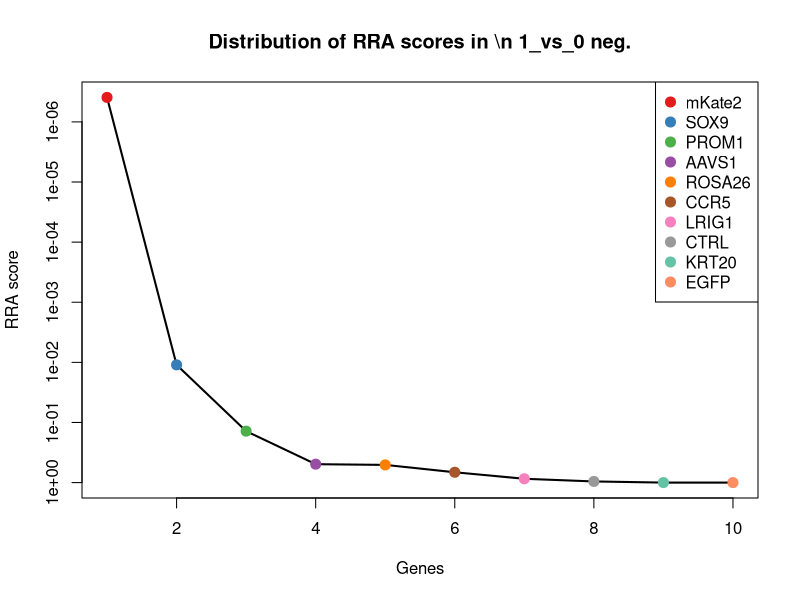
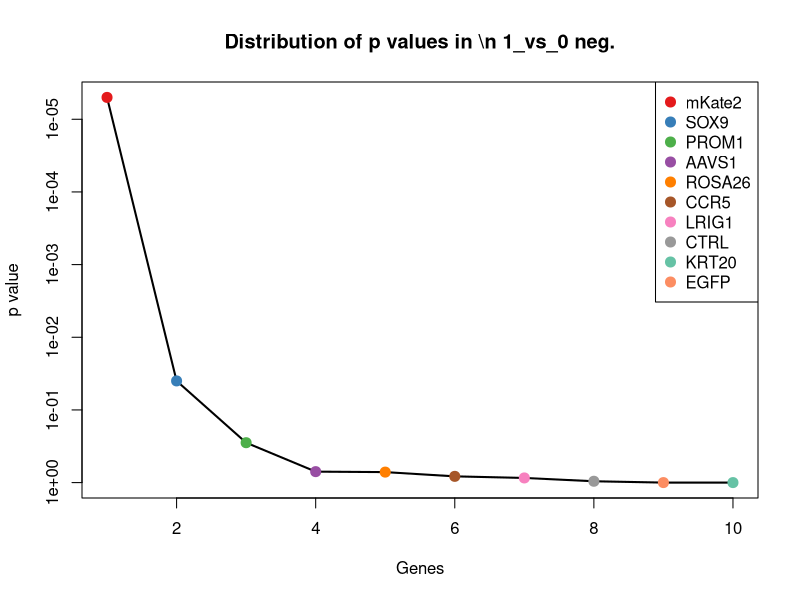
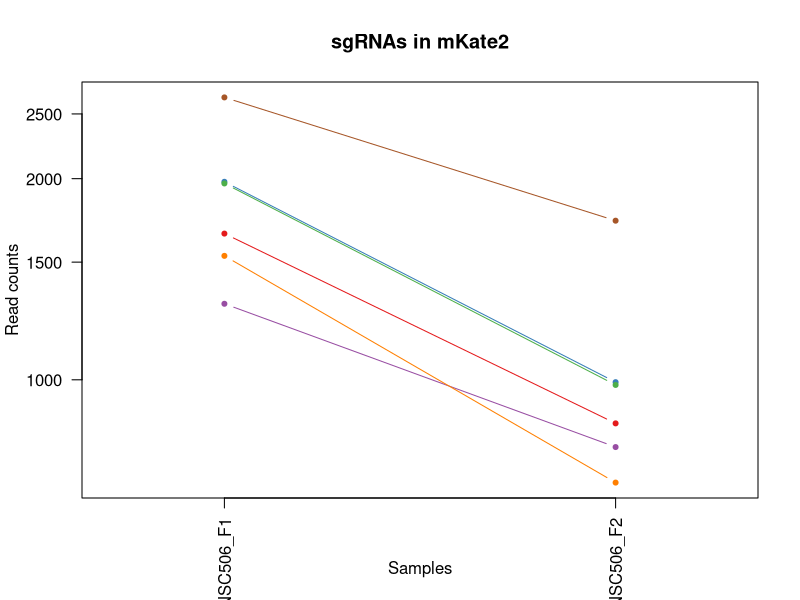
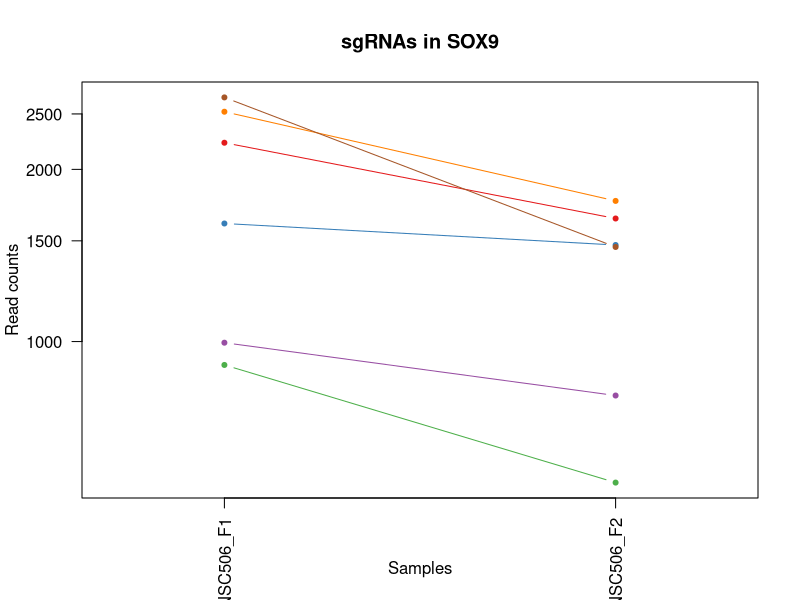
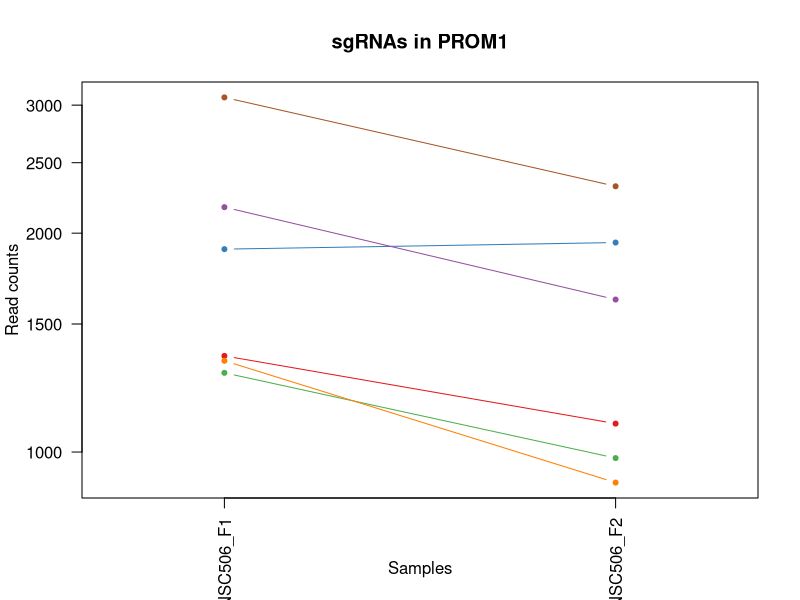
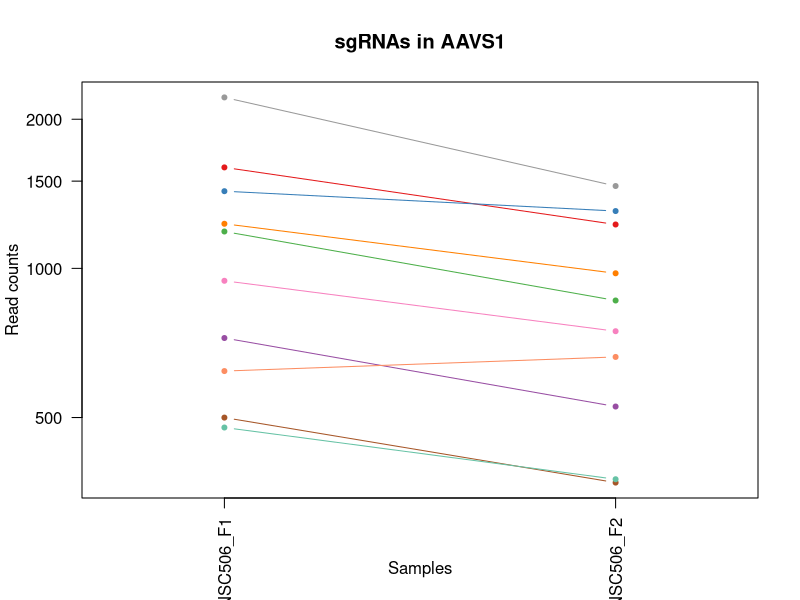
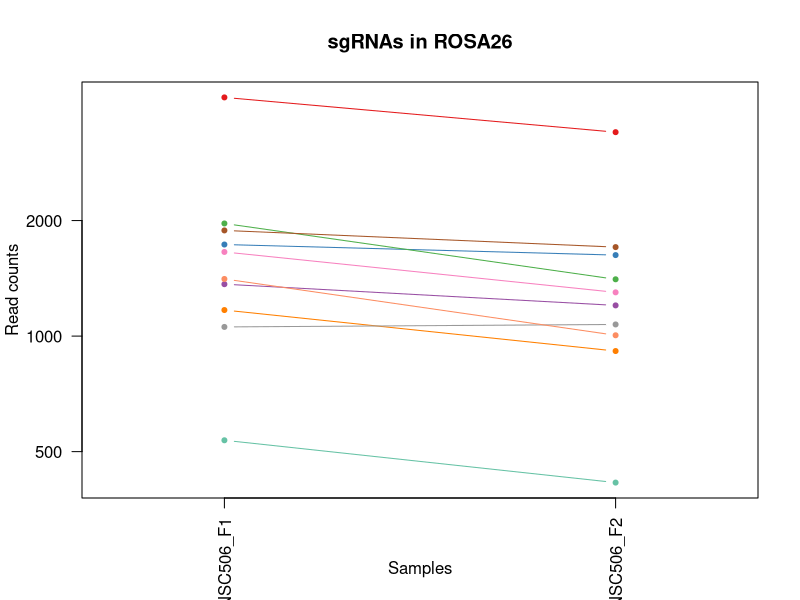
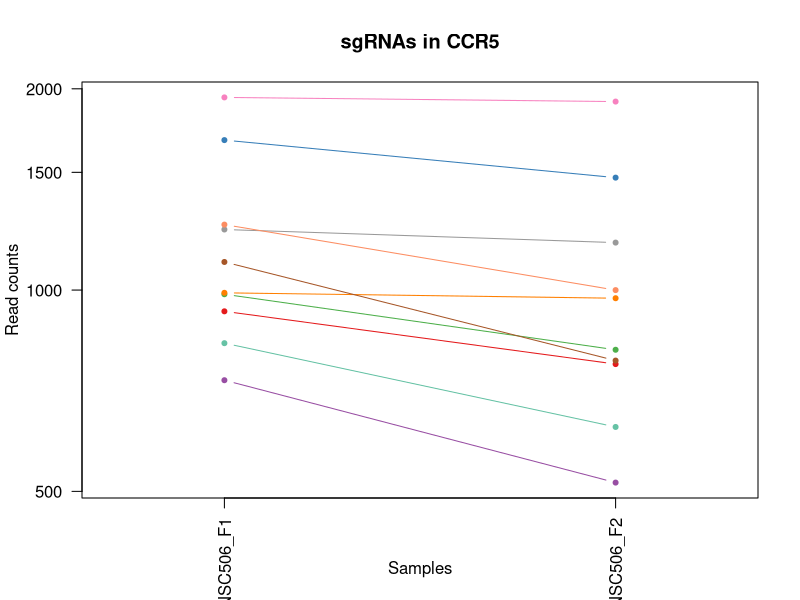

Reproduce these figures in R, in order. (Note: this script raises an error after producing the figures.)
pdf(file='S6A_c0_t1.pdf',width=4.5,height=4.5);
gstable=read.table('S6A_c0_t1.gene_summary.txt',header=T)
# 
#
# parameters
# Do not modify the variables beginning with "__"

# gstablename='__GENE_SUMMARY_FILE__'
startindex=3
# outputfile='__OUTPUT_FILE__'
targetgenelist=c("mKate2","SOX9","PROM1","AAVS1","ROSA26","CCR5","LRIG1","CTRL","KRT20","EGFP")
# samplelabel=sub('.\\w+.\\w+$','',colnames(gstable)[startindex]);
samplelabel='1_vs_0 neg.'


# You need to write some codes in front of this code:
# gstable=read.table(gstablename,header=T)
# pdf(file=outputfile,width=6,height=6)


# set up color using RColorBrewer
#library(RColorBrewer)
#colors <- brewer.pal(length(targetgenelist), "Set1")

colors=c( "#E41A1C", "#377EB8", "#4DAF4A", "#984EA3", "#FF7F00",  "#A65628", "#F781BF",
          "#999999", "#66C2A5", "#FC8D62", "#8DA0CB", "#E78AC3", "#A6D854", "#FFD92F", "#E5C494", "#B3B3B3", 
          "#8DD3C7", "#FFFFB3", "#BEBADA", "#FB8072", "#80B1D3", "#FDB462", "#B3DE69", "#FCCDE5",
          "#D9D9D9", "#BC80BD", "#CCEBC5", "#FFED6F")

######
# function definition

plotrankedvalues<-function(val, tglist, ...){
  
  plot(val,log='y',ylim=c(max(val),min(val)),type='l',lwd=2, ...)
  if(length(tglist)>0){
    for(i in 1:length(tglist)){
      targetgene=tglist[i];
      tx=which(names(val)==targetgene);ty=val[targetgene];
      points(tx,ty,col=colors[(i %% length(colors)) ],cex=2,pch=20)
      # text(tx+50,ty,targetgene,col=colors[i])
    }
    legend('topright',tglist,pch=20,pt.cex = 2,cex=1,col=colors)
  }
}



plotrandvalues<-function(val,targetgenelist, ...){
  # choose the one with the best distance distribution
  
  mindiffvalue=0;
  randval=val;
  for(i in 1:20){
    randval0=sample(val)
    vindex=sort(which(names(randval0) %in% targetgenelist))
    if(max(vindex)>0.9*length(val)){
      # print('pass...')
      next;
    }
    mindiffind=min(diff(vindex));
    if (mindiffind > mindiffvalue){
      mindiffvalue=mindiffind;
      randval=randval0;
      # print(paste('Diff: ',mindiffvalue))
    }
  }
  plot(randval,log='y',ylim=c(max(randval),min(randval)),pch=20,col='grey', ...)
  
  if(length(targetgenelist)>0){
    for(i in 1:length(targetgenelist)){
      targetgene=targetgenelist[i];
      tx=which(names(randval)==targetgene);ty=randval[targetgene];
      points(tx,ty,col=colors[(i %% length(colors)) ],cex=2,pch=20)
      text(tx+50,ty,targetgene,col=colors[i])
    }
  }
  
}




# set.seed(1235)



pvec=gstable[,startindex]
names(pvec)=gstable[,'id']
pvec=sort(pvec);

plotrankedvalues(pvec,targetgenelist,xlab='Genes',ylab='RRA score',main=paste('Distribution of RRA scores in \\n',samplelabel))

# plotrandvalues(pvec,targetgenelist,xlab='Genes',ylab='RRA score',main=paste('Distribution of RRA scores in \\n',samplelabel))


pvec=gstable[,startindex+1]
names(pvec)=gstable[,'id']
pvec=sort(pvec);

plotrankedvalues(pvec,targetgenelist,xlab='Genes',ylab='p value',main=paste('Distribution of p values in \\n',samplelabel))

# plotrandvalues(pvec,targetgenelist,xlab='Genes',ylab='p value',main=paste('Distribution of p values in \\n',samplelabel))



# you need to write after this code:
# dev.off()






# parameters
# Do not modify the variables beginning with "__"
targetmat=list(c(1654.1421931758696,859.6114198060585),c(1977.5688282229025,990.9107168397265),c(1966.3052140670356,981.4803805886896),c(1298.5338033977887,792.148245087102),c(1531.851525197887,700.7465245001287),c(2645.3402388921495,1729.378586344003))
targetgene="mKate2"
collabel=c("S41_MNSC506_F1","S42_MNSC506_F2")

# set up color using RColorBrewer
#library(RColorBrewer)
#colors <- brewer.pal(length(targetgenelist), "Set1")

colors=c( "#E41A1C", "#377EB8", "#4DAF4A", "#984EA3", "#FF7F00",  "#A65628", "#F781BF",
          "#999999", "#66C2A5", "#FC8D62", "#8DA0CB", "#E78AC3", "#A6D854", "#FFD92F", "#E5C494", "#B3B3B3", 
          "#8DD3C7", "#FFFFB3", "#BEBADA", "#FB8072", "#80B1D3", "#FDB462", "#B3DE69", "#FCCDE5",
          "#D9D9D9", "#BC80BD", "#CCEBC5", "#FFED6F")


## code

targetmatvec=unlist(targetmat)+1
yrange=range(targetmatvec[targetmatvec>0]);
# yrange[1]=1; # set the minimum value to 1
for(i in 1:length(targetmat)){
  vali=targetmat[[i]]+1;
  if(i==1){
    plot(1:length(vali),vali,type='b',las=1,pch=20,main=paste('sgRNAs in',targetgene),ylab='Read counts',xlab='Samples',xlim=c(0.7,length(vali)+0.3),ylim = yrange,col=colors[(i %% length(colors))],xaxt='n',log='y')
    axis(1,at=1:length(vali),labels=(collabel),las=2)
    # lines(0:100,rep(1,101),col='black');
  }else{
    lines(1:length(vali),vali,type='b',pch=20,col=colors[(i %% length(colors))])
  }
}




# parameters
# Do not modify the variables beginning with "__"
targetmat=list(c(2225.3683396519723,1640.1530971995767),c(1607.47864881585,1474.0340970851569),c(909.1345711521074,565.8201750622158),c(994.4162211893846,803.7548127806859),c(2521.4404831776146,1760.5712370205097),c(2671.085642676988,1462.427529391573))
targetgene="SOX9"
collabel=c("S41_MNSC506_F1","S42_MNSC506_F2")

# set up color using RColorBrewer
#library(RColorBrewer)
#colors <- brewer.pal(length(targetgenelist), "Set1")

colors=c( "#E41A1C", "#377EB8", "#4DAF4A", "#984EA3", "#FF7F00",  "#A65628", "#F781BF",
          "#999999", "#66C2A5", "#FC8D62", "#8DA0CB", "#E78AC3", "#A6D854", "#FFD92F", "#E5C494", "#B3B3B3", 
          "#8DD3C7", "#FFFFB3", "#BEBADA", "#FB8072", "#80B1D3", "#FDB462", "#B3DE69", "#FCCDE5",
          "#D9D9D9", "#BC80BD", "#CCEBC5", "#FFED6F")


## code

targetmatvec=unlist(targetmat)+1
yrange=range(targetmatvec[targetmatvec>0]);
# yrange[1]=1; # set the minimum value to 1
for(i in 1:length(targetmat)){
  vali=targetmat[[i]]+1;
  if(i==1){
    plot(1:length(vali),vali,type='b',las=1,pch=20,main=paste('sgRNAs in',targetgene),ylab='Read counts',xlab='Samples',xlim=c(0.7,length(vali)+0.3),ylim = yrange,col=colors[(i %% length(colors))],xaxt='n',log='y')
    axis(1,at=1:length(vali),labels=(collabel),las=2)
    # lines(0:100,rep(1,101),col='black');
  }else{
    lines(1:length(vali),vali,type='b',pch=20,col=colors[(i %% length(colors))])
  }
}




# parameters
# Do not modify the variables beginning with "__"
targetmat=list(c(1354.8518741771227,1093.1935946394347),c(1900.332616868387,1940.4730362710602),c(1284.052013768817,980.0295596269916),c(2170.6593566091906,1619.8416037358047),c(1333.9337336019416,906.7631010612431),c(3073.3575768150886,2319.1373072742354))
targetgene="PROM1"
collabel=c("S41_MNSC506_F1","S42_MNSC506_F2")

# set up color using RColorBrewer
#library(RColorBrewer)
#colors <- brewer.pal(length(targetgenelist), "Set1")

colors=c( "#E41A1C", "#377EB8", "#4DAF4A", "#984EA3", "#FF7F00",  "#A65628", "#F781BF",
          "#999999", "#66C2A5", "#FC8D62", "#8DA0CB", "#E78AC3", "#A6D854", "#FFD92F", "#E5C494", "#B3B3B3", 
          "#8DD3C7", "#FFFFB3", "#BEBADA", "#FB8072", "#80B1D3", "#FDB462", "#B3DE69", "#FCCDE5",
          "#D9D9D9", "#BC80BD", "#CCEBC5", "#FFED6F")


## code

targetmatvec=unlist(targetmat)+1
yrange=range(targetmatvec[targetmatvec>0]);
# yrange[1]=1; # set the minimum value to 1
for(i in 1:length(targetmat)){
  vali=targetmat[[i]]+1;
  if(i==1){
    plot(1:length(vali),vali,type='b',las=1,pch=20,main=paste('sgRNAs in',targetgene),ylab='Read counts',xlab='Samples',xlim=c(0.7,length(vali)+0.3),ylim = yrange,col=colors[(i %% length(colors))],xaxt='n',log='y')
    axis(1,at=1:length(vali),labels=(collabel),las=2)
    # lines(0:100,rep(1,101),col='black');
  }else{
    lines(1:length(vali),vali,type='b',pch=20,col=colors[(i %% length(colors))])
  }
}




# parameters
# Do not modify the variables beginning with "__"
targetmat=list(c(1597.8241223965356,1225.2183021539518),c(1430.4789977950857,1304.288044566492),c(1185.8976618391205,860.3368302869075),c(722.4803937120287,525.197188134672),c(1229.3430307260353,976.4025072227466),c(498.8171983312447,368.5085242712892),c(942.9254136197078,745.7219743127664),c(2212.495637759553,1465.329171314969),c(476.2899700195111,374.31180811808116),c(619.498778572675,661.574358534283))
targetgene="AAVS1"
collabel=c("S41_MNSC506_F1","S42_MNSC506_F2")

# set up color using RColorBrewer
#library(RColorBrewer)
#colors <- brewer.pal(length(targetgenelist), "Set1")

colors=c( "#E41A1C", "#377EB8", "#4DAF4A", "#984EA3", "#FF7F00",  "#A65628", "#F781BF",
          "#999999", "#66C2A5", "#FC8D62", "#8DA0CB", "#E78AC3", "#A6D854", "#FFD92F", "#E5C494", "#B3B3B3", 
          "#8DD3C7", "#FFFFB3", "#BEBADA", "#FB8072", "#80B1D3", "#FDB462", "#B3DE69", "#FCCDE5",
          "#D9D9D9", "#BC80BD", "#CCEBC5", "#FFED6F")


## code

targetmatvec=unlist(targetmat)+1
yrange=range(targetmatvec[targetmatvec>0]);
# yrange[1]=1; # set the minimum value to 1
for(i in 1:length(targetmat)){
  vali=targetmat[[i]]+1;
  if(i==1){
    plot(1:length(vali),vali,type='b',las=1,pch=20,main=paste('sgRNAs in',targetgene),ylab='Read counts',xlab='Samples',xlim=c(0.7,length(vali)+0.3),ylim = yrange,col=colors[(i %% length(colors))],xaxt='n',log='y')
    axis(1,at=1:length(vali),labels=(collabel),las=2)
    # lines(0:100,rep(1,101),col='black');
  }else{
    lines(1:length(vali),vali,type='b',pch=20,col=colors[(i %% length(colors))])
  }
}




# parameters
# Do not modify the variables beginning with "__"
targetmat=list(c(4186.846290509351,3398.5481027775395),c(1731.3784045303848,1624.9194771017478),c(1964.6961263304834,1405.1201014045023),c(1364.5064005964373,1201.2797562859348),c(1168.197696737044,913.2917953888841),c(1884.241739502863,1704.714629995137),c(1655.751280912422,1299.2101712005492),c(1055.561555178376,1071.4312802139648),c(534.2171285353976,414.20938456477586),c(1407.951769483352,1003.9681054950084))
targetgene="ROSA26"
collabel=c("S41_MNSC506_F1","S42_MNSC506_F2")

# set up color using RColorBrewer
#library(RColorBrewer)
#colors <- brewer.pal(length(targetgenelist), "Set1")

colors=c( "#E41A1C", "#377EB8", "#4DAF4A", "#984EA3", "#FF7F00",  "#A65628", "#F781BF",
          "#999999", "#66C2A5", "#FC8D62", "#8DA0CB", "#E78AC3", "#A6D854", "#FFD92F", "#E5C494", "#B3B3B3", 
          "#8DD3C7", "#FFFFB3", "#BEBADA", "#FB8072", "#80B1D3", "#FDB462", "#B3DE69", "#FCCDE5",
          "#D9D9D9", "#BC80BD", "#CCEBC5", "#FFED6F")


## code

targetmatvec=unlist(targetmat)+1
yrange=range(targetmatvec[targetmatvec>0]);
# yrange[1]=1; # set the minimum value to 1
for(i in 1:length(targetmat)){
  vali=targetmat[[i]]+1;
  if(i==1){
    plot(1:length(vali),vali,type='b',las=1,pch=20,main=paste('sgRNAs in',targetgene),ylab='Read counts',xlab='Samples',xlim=c(0.7,length(vali)+0.3),ylim = yrange,col=colors[(i %% length(colors))],xaxt='n',log='y')
    axis(1,at=1:length(vali),labels=(collabel),las=2)
    # lines(0:100,rep(1,101),col='black');
  }else{
    lines(1:length(vali),vali,type='b',pch=20,col=colors[(i %% length(colors))])
  }
}




# parameters
# Do not modify the variables beginning with "__"
targetmat=list(c(928.4436239907361,774.0129830658772),c(1675.0603337510508,1471.8578656426098),c(984.7616947700702,813.1851490317229),c(732.134920131343,514.3160309219371),c(989.5889579797274,971.3246338568036),c(1100.6160118018431,783.4433193169141),c(1940.5598102821973,1912.9074379987985),c(1230.9521184625878,1176.6157999370691),c(831.898359797592,623.1276030492863),c(1251.870259037769,998.8902321290655))
targetgene="CCR5"
collabel=c("S41_MNSC506_F1","S42_MNSC506_F2")

# set up color using RColorBrewer
#library(RColorBrewer)
#colors <- brewer.pal(length(targetgenelist), "Set1")

colors=c( "#E41A1C", "#377EB8", "#4DAF4A", "#984EA3", "#FF7F00",  "#A65628", "#F781BF",
          "#999999", "#66C2A5", "#FC8D62", "#8DA0CB", "#E78AC3", "#A6D854", "#FFD92F", "#E5C494", "#B3B3B3", 
          "#8DD3C7", "#FFFFB3", "#BEBADA", "#FB8072", "#80B1D3", "#FDB462", "#B3DE69", "#FCCDE5",
          "#D9D9D9", "#BC80BD", "#CCEBC5", "#FFED6F")


## code

targetmatvec=unlist(targetmat)+1
yrange=range(targetmatvec[targetmatvec>0]);
# yrange[1]=1; # set the minimum value to 1
for(i in 1:length(targetmat)){
  vali=targetmat[[i]]+1;
  if(i==1){
    plot(1:length(vali),vali,type='b',las=1,pch=20,main=paste('sgRNAs in',targetgene),ylab='Read counts',xlab='Samples',xlim=c(0.7,length(vali)+0.3),ylim = yrange,col=colors[(i %% length(colors))],xaxt='n',log='y')
    axis(1,at=1:length(vali),labels=(collabel),las=2)
    # lines(0:100,rep(1,101),col='black');
  }else{
    lines(1:length(vali),vali,type='b',pch=20,col=colors[(i %% length(colors))])
  }
}




# parameters
# Do not modify the variables beginning with "__"
targetmat=list(c(1570.4696308751447,1273.0953938899854),c(836.7256230072492,701.4719349809777),c(962.2344664583366,914.0172058697331),c(1485.1879808378674,1481.2882018936468),c(2595.458519059025,2186.3871892788693),c(888.2164305769261,660.123537572585))
targetgene="LRIG1"
collabel=c("S41_MNSC506_F1","S42_MNSC506_F2")

# set up color using RColorBrewer
#library(RColorBrewer)
#colors <- brewer.pal(length(targetgenelist), "Set1")

colors=c( "#E41A1C", "#377EB8", "#4DAF4A", "#984EA3", "#FF7F00",  "#A65628", "#F781BF",
          "#999999", "#66C2A5", "#FC8D62", "#8DA0CB", "#E78AC3", "#A6D854", "#FFD92F", "#E5C494", "#B3B3B3", 
          "#8DD3C7", "#FFFFB3", "#BEBADA", "#FB8072", "#80B1D3", "#FDB462", "#B3DE69", "#FCCDE5",
          "#D9D9D9", "#BC80BD", "#CCEBC5", "#FFED6F")


## code

targetmatvec=unlist(targetmat)+1
yrange=range(targetmatvec[targetmatvec>0]);
# yrange[1]=1; # set the minimum value to 1
for(i in 1:length(targetmat)){
  vali=targetmat[[i]]+1;
  if(i==1){
    plot(1:length(vali),vali,type='b',las=1,pch=20,main=paste('sgRNAs in',targetgene),ylab='Read counts',xlab='Samples',xlim=c(0.7,length(vali)+0.3),ylim = yrange,col=colors[(i %% length(colors))],xaxt='n',log='y')
    axis(1,at=1:length(vali),labels=(collabel),las=2)
    # lines(0:100,rep(1,101),col='black');
  }else{
    lines(1:length(vali),vali,type='b',pch=20,col=colors[(i %% length(colors))])
  }
}




# parameters
# Do not modify the variables beginning with "__"
targetmat=list(c(1169.8067844735965,1136.7182234903744),c(952.5799400390222,1118.5829614691495),c(3346.9024920289967,3509.5359063474352),c(558.3534445836837,642.7136860322091),c(1171.4158722101488,1161.3821798392403),c(2329.9590425278784,1798.2925820246573),c(1348.415523230913,1312.267559855831),c(1301.7519788708935,1320.24707514517),c(1160.1522580542821,1157.7551274349953),c(1850.4508970352626,1891.1451235733286))
targetgene="CTRL"
collabel=c("S41_MNSC506_F1","S42_MNSC506_F2")

# set up color using RColorBrewer
#library(RColorBrewer)
#colors <- brewer.pal(length(targetgenelist), "Set1")

colors=c( "#E41A1C", "#377EB8", "#4DAF4A", "#984EA3", "#FF7F00",  "#A65628", "#F781BF",
          "#999999", "#66C2A5", "#FC8D62", "#8DA0CB", "#E78AC3", "#A6D854", "#FFD92F", "#E5C494", "#B3B3B3", 
          "#8DD3C7", "#FFFFB3", "#BEBADA", "#FB8072", "#80B1D3", "#FDB462", "#B3DE69", "#FCCDE5",
          "#D9D9D9", "#BC80BD", "#CCEBC5", "#FFED6F")


## code

targetmatvec=unlist(targetmat)+1
yrange=range(targetmatvec[targetmatvec>0]);
# yrange[1]=1; # set the minimum value to 1
for(i in 1:length(targetmat)){
  vali=targetmat[[i]]+1;
  if(i==1){
    plot(1:length(vali),vali,type='b',las=1,pch=20,main=paste('sgRNAs in',targetgene),ylab='Read counts',xlab='Samples',xlim=c(0.7,length(vali)+0.3),ylim = yrange,col=colors[(i %% length(colors))],xaxt='n',log='y')
    axis(1,at=1:length(vali),labels=(collabel),las=2)
    # lines(0:100,rep(1,101),col='black');
  }else{
    lines(1:length(vali),vali,type='b',pch=20,col=colors[(i %% length(colors))])
  }
}




# parameters
# Do not modify the variables beginning with "__"
targetmat=list(c(452.1536539712251,819.7138433593638),c(415.1446360305198,1188.947778111502),c(392.6174077187862,1075.783743099059),c(222.05410764423152,518.668493807031),c(738.5712710775526,1725.751533939758),c(339.51751241255687,744.2711533510684))
targetgene="KRT20"
collabel=c("S41_MNSC506_F1","S42_MNSC506_F2")

# set up color using RColorBrewer
#library(RColorBrewer)
#colors <- brewer.pal(length(targetgenelist), "Set1")

colors=c( "#E41A1C", "#377EB8", "#4DAF4A", "#984EA3", "#FF7F00",  "#A65628", "#F781BF",
          "#999999", "#66C2A5", "#FC8D62", "#8DA0CB", "#E78AC3", "#A6D854", "#FFD92F", "#E5C494", "#B3B3B3", 
          "#8DD3C7", "#FFFFB3", "#BEBADA", "#FB8072", "#80B1D3", "#FDB462", "#B3DE69", "#FCCDE5",
          "#D9D9D9", "#BC80BD", "#CCEBC5", "#FFED6F")


## code

targetmatvec=unlist(targetmat)+1
yrange=range(targetmatvec[targetmatvec>0]);
# yrange[1]=1; # set the minimum value to 1
for(i in 1:length(targetmat)){
  vali=targetmat[[i]]+1;
  if(i==1){
    plot(1:length(vali),vali,type='b',las=1,pch=20,main=paste('sgRNAs in',targetgene),ylab='Read counts',xlab='Samples',xlim=c(0.7,length(vali)+0.3),ylim = yrange,col=colors[(i %% length(colors))],xaxt='n',log='y')
    axis(1,at=1:length(vali),labels=(collabel),las=2)
    # lines(0:100,rep(1,101),col='black');
  }else{
    lines(1:length(vali),vali,type='b',pch=20,col=colors[(i %% length(colors))])
  }
}




# parameters
# Do not modify the variables beginning with "__"
targetmat=list(c(450.54456623467263,2928.4821111873907),c(534.2171285353976,4176.91354872851),c(300.89940673529924,2193.6412940873593),c(242.97224821941276,1766.3745208673017),c(429.6264256594914,3575.548260104694),c(736.9621833410002,3255.6422380502872))
targetgene="EGFP"
collabel=c("S41_MNSC506_F1","S42_MNSC506_F2")

# set up color using RColorBrewer
#library(RColorBrewer)
#colors <- brewer.pal(length(targetgenelist), "Set1")

colors=c( "#E41A1C", "#377EB8", "#4DAF4A", "#984EA3", "#FF7F00",  "#A65628", "#F781BF",
          "#999999", "#66C2A5", "#FC8D62", "#8DA0CB", "#E78AC3", "#A6D854", "#FFD92F", "#E5C494", "#B3B3B3", 
          "#8DD3C7", "#FFFFB3", "#BEBADA", "#FB8072", "#80B1D3", "#FDB462", "#B3DE69", "#FCCDE5",
          "#D9D9D9", "#BC80BD", "#CCEBC5", "#FFED6F")


## code

targetmatvec=unlist(targetmat)+1
yrange=range(targetmatvec[targetmatvec>0]);
# yrange[1]=1; # set the minimum value to 1
for(i in 1:length(targetmat)){
  vali=targetmat[[i]]+1;
  if(i==1){
    plot(1:length(vali),vali,type='b',las=1,pch=20,main=paste('sgRNAs in',targetgene),ylab='Read counts',xlab='Samples',xlim=c(0.7,length(vali)+0.3),ylim = yrange,col=colors[(i %% length(colors))],xaxt='n',log='y')
    axis(1,at=1:length(vali),labels=(collabel),las=2)
    # lines(0:100,rep(1,101),col='black');
  }else{
    lines(1:length(vali),vali,type='b',pch=20,col=colors[(i %% length(colors))])
  }
}



# 
#
# parameters
# Do not modify the variables beginning with "__"

# gstablename='__GENE_SUMMARY_FILE__'
startindex=9
# outputfile='__OUTPUT_FILE__'
targetgenelist=c("EGFP","KRT20","PROM1","CTRL","LRIG1","AAVS1","ROSA26","SOX9","CCR5","mKate2")
# samplelabel=sub('.\\w+.\\w+$','',colnames(gstable)[startindex]);
samplelabel='1_vs_0 pos.'


# You need to write some codes in front of this code:
# gstable=read.table(gstablename,header=T)
# pdf(file=outputfile,width=6,height=6)


# set up color using RColorBrewer
#library(RColorBrewer)
#colors <- brewer.pal(length(targetgenelist), "Set1")

colors=c( "#E41A1C", "#377EB8", "#4DAF4A", "#984EA3", "#FF7F00",  "#A65628", "#F781BF",
          "#999999", "#66C2A5", "#FC8D62", "#8DA0CB", "#E78AC3", "#A6D854", "#FFD92F", "#E5C494", "#B3B3B3", 
          "#8DD3C7", "#FFFFB3", "#BEBADA", "#FB8072", "#80B1D3", "#FDB462", "#B3DE69", "#FCCDE5",
          "#D9D9D9", "#BC80BD", "#CCEBC5", "#FFED6F")

######
# function definition

plotrankedvalues<-function(val, tglist, ...){
  
  plot(val,log='y',ylim=c(max(val),min(val)),type='l',lwd=2, ...)
  if(length(tglist)>0){
    for(i in 1:length(tglist)){
      targetgene=tglist[i];
      tx=which(names(val)==targetgene);ty=val[targetgene];
      points(tx,ty,col=colors[(i %% length(colors)) ],cex=2,pch=20)
      # text(tx+50,ty,targetgene,col=colors[i])
    }
    legend('topright',tglist,pch=20,pt.cex = 2,cex=1,col=colors)
  }
}



plotrandvalues<-function(val,targetgenelist, ...){
  # choose the one with the best distance distribution
  
  mindiffvalue=0;
  randval=val;
  for(i in 1:20){
    randval0=sample(val)
    vindex=sort(which(names(randval0) %in% targetgenelist))
    if(max(vindex)>0.9*length(val)){
      # print('pass...')
      next;
    }
    mindiffind=min(diff(vindex));
    if (mindiffind > mindiffvalue){
      mindiffvalue=mindiffind;
      randval=randval0;
      # print(paste('Diff: ',mindiffvalue))
    }
  }
  plot(randval,log='y',ylim=c(max(randval),min(randval)),pch=20,col='grey', ...)
  
  if(length(targetgenelist)>0){
    for(i in 1:length(targetgenelist)){
      targetgene=targetgenelist[i];
      tx=which(names(randval)==targetgene);ty=randval[targetgene];
      points(tx,ty,col=colors[(i %% length(colors)) ],cex=2,pch=20)
      text(tx+50,ty,targetgene,col=colors[i])
    }
  }
  
}




# set.seed(1235)



pvec=gstable[,startindex]
names(pvec)=gstable[,'id']
pvec=sort(pvec);

plotrankedvalues(pvec,targetgenelist,xlab='Genes',ylab='RRA score',main=paste('Distribution of RRA scores in \\n',samplelabel))

# plotrandvalues(pvec,targetgenelist,xlab='Genes',ylab='RRA score',main=paste('Distribution of RRA scores in \\n',samplelabel))


pvec=gstable[,startindex+1]
names(pvec)=gstable[,'id']
pvec=sort(pvec);

plotrankedvalues(pvec,targetgenelist,xlab='Genes',ylab='p value',main=paste('Distribution of p values in \\n',samplelabel))

# plotrandvalues(pvec,targetgenelist,xlab='Genes',ylab='p value',main=paste('Distribution of p values in \\n',samplelabel))



# you need to write after this code:
# dev.off()






# parameters
# Do not modify the variables beginning with "__"
targetmat=list(c(450.54456623467263,2928.4821111873907),c(534.2171285353976,4176.91354872851),c(300.89940673529924,2193.6412940873593),c(242.97224821941276,1766.3745208673017),c(429.6264256594914,3575.548260104694),c(736.9621833410002,3255.6422380502872))
targetgene="EGFP"
collabel=c("S41_MNSC506_F1","S42_MNSC506_F2")

# set up color using RColorBrewer
#library(RColorBrewer)
#colors <- brewer.pal(length(targetgenelist), "Set1")

colors=c( "#E41A1C", "#377EB8", "#4DAF4A", "#984EA3", "#FF7F00",  "#A65628", "#F781BF",
          "#999999", "#66C2A5", "#FC8D62", "#8DA0CB", "#E78AC3", "#A6D854", "#FFD92F", "#E5C494", "#B3B3B3", 
          "#8DD3C7", "#FFFFB3", "#BEBADA", "#FB8072", "#80B1D3", "#FDB462", "#B3DE69", "#FCCDE5",
          "#D9D9D9", "#BC80BD", "#CCEBC5", "#FFED6F")


## code

targetmatvec=unlist(targetmat)+1
yrange=range(targetmatvec[targetmatvec>0]);
# yrange[1]=1; # set the minimum value to 1
for(i in 1:length(targetmat)){
  vali=targetmat[[i]]+1;
  if(i==1){
    plot(1:length(vali),vali,type='b',las=1,pch=20,main=paste('sgRNAs in',targetgene),ylab='Read counts',xlab='Samples',xlim=c(0.7,length(vali)+0.3),ylim = yrange,col=colors[(i %% length(colors))],xaxt='n',log='y')
    axis(1,at=1:length(vali),labels=(collabel),las=2)
    # lines(0:100,rep(1,101),col='black');
  }else{
    lines(1:length(vali),vali,type='b',pch=20,col=colors[(i %% length(colors))])
  }
}




# parameters
# Do not modify the variables beginning with "__"
targetmat=list(c(452.1536539712251,819.7138433593638),c(415.1446360305198,1188.947778111502),c(392.6174077187862,1075.783743099059),c(222.05410764423152,518.668493807031),c(738.5712710775526,1725.751533939758),c(339.51751241255687,744.2711533510684))
targetgene="KRT20"
collabel=c("S41_MNSC506_F1","S42_MNSC506_F2")

# set up color using RColorBrewer
#library(RColorBrewer)
#colors <- brewer.pal(length(targetgenelist), "Set1")

colors=c( "#E41A1C", "#377EB8", "#4DAF4A", "#984EA3", "#FF7F00",  "#A65628", "#F781BF",
          "#999999", "#66C2A5", "#FC8D62", "#8DA0CB", "#E78AC3", "#A6D854", "#FFD92F", "#E5C494", "#B3B3B3", 
          "#8DD3C7", "#FFFFB3", "#BEBADA", "#FB8072", "#80B1D3", "#FDB462", "#B3DE69", "#FCCDE5",
          "#D9D9D9", "#BC80BD", "#CCEBC5", "#FFED6F")


## code

targetmatvec=unlist(targetmat)+1
yrange=range(targetmatvec[targetmatvec>0]);
# yrange[1]=1; # set the minimum value to 1
for(i in 1:length(targetmat)){
  vali=targetmat[[i]]+1;
  if(i==1){
    plot(1:length(vali),vali,type='b',las=1,pch=20,main=paste('sgRNAs in',targetgene),ylab='Read counts',xlab='Samples',xlim=c(0.7,length(vali)+0.3),ylim = yrange,col=colors[(i %% length(colors))],xaxt='n',log='y')
    axis(1,at=1:length(vali),labels=(collabel),las=2)
    # lines(0:100,rep(1,101),col='black');
  }else{
    lines(1:length(vali),vali,type='b',pch=20,col=colors[(i %% length(colors))])
  }
}




# parameters
# Do not modify the variables beginning with "__"
targetmat=list(c(1354.8518741771227,1093.1935946394347),c(1900.332616868387,1940.4730362710602),c(1284.052013768817,980.0295596269916),c(2170.6593566091906,1619.8416037358047),c(1333.9337336019416,906.7631010612431),c(3073.3575768150886,2319.1373072742354))
targetgene="PROM1"
collabel=c("S41_MNSC506_F1","S42_MNSC506_F2")

# set up color using RColorBrewer
#library(RColorBrewer)
#colors <- brewer.pal(length(targetgenelist), "Set1")

colors=c( "#E41A1C", "#377EB8", "#4DAF4A", "#984EA3", "#FF7F00",  "#A65628", "#F781BF",
          "#999999", "#66C2A5", "#FC8D62", "#8DA0CB", "#E78AC3", "#A6D854", "#FFD92F", "#E5C494", "#B3B3B3", 
          "#8DD3C7", "#FFFFB3", "#BEBADA", "#FB8072", "#80B1D3", "#FDB462", "#B3DE69", "#FCCDE5",
          "#D9D9D9", "#BC80BD", "#CCEBC5", "#FFED6F")


## code

targetmatvec=unlist(targetmat)+1
yrange=range(targetmatvec[targetmatvec>0]);
# yrange[1]=1; # set the minimum value to 1
for(i in 1:length(targetmat)){
  vali=targetmat[[i]]+1;
  if(i==1){
    plot(1:length(vali),vali,type='b',las=1,pch=20,main=paste('sgRNAs in',targetgene),ylab='Read counts',xlab='Samples',xlim=c(0.7,length(vali)+0.3),ylim = yrange,col=colors[(i %% length(colors))],xaxt='n',log='y')
    axis(1,at=1:length(vali),labels=(collabel),las=2)
    # lines(0:100,rep(1,101),col='black');
  }else{
    lines(1:length(vali),vali,type='b',pch=20,col=colors[(i %% length(colors))])
  }
}




# parameters
# Do not modify the variables beginning with "__"
targetmat=list(c(1169.8067844735965,1136.7182234903744),c(952.5799400390222,1118.5829614691495),c(3346.9024920289967,3509.5359063474352),c(558.3534445836837,642.7136860322091),c(1171.4158722101488,1161.3821798392403),c(2329.9590425278784,1798.2925820246573),c(1348.415523230913,1312.267559855831),c(1301.7519788708935,1320.24707514517),c(1160.1522580542821,1157.7551274349953),c(1850.4508970352626,1891.1451235733286))
targetgene="CTRL"
collabel=c("S41_MNSC506_F1","S42_MNSC506_F2")

# set up color using RColorBrewer
#library(RColorBrewer)
#colors <- brewer.pal(length(targetgenelist), "Set1")

colors=c( "#E41A1C", "#377EB8", "#4DAF4A", "#984EA3", "#FF7F00",  "#A65628", "#F781BF",
          "#999999", "#66C2A5", "#FC8D62", "#8DA0CB", "#E78AC3", "#A6D854", "#FFD92F", "#E5C494", "#B3B3B3", 
          "#8DD3C7", "#FFFFB3", "#BEBADA", "#FB8072", "#80B1D3", "#FDB462", "#B3DE69", "#FCCDE5",
          "#D9D9D9", "#BC80BD", "#CCEBC5", "#FFED6F")


## code

targetmatvec=unlist(targetmat)+1
yrange=range(targetmatvec[targetmatvec>0]);
# yrange[1]=1; # set the minimum value to 1
for(i in 1:length(targetmat)){
  vali=targetmat[[i]]+1;
  if(i==1){
    plot(1:length(vali),vali,type='b',las=1,pch=20,main=paste('sgRNAs in',targetgene),ylab='Read counts',xlab='Samples',xlim=c(0.7,length(vali)+0.3),ylim = yrange,col=colors[(i %% length(colors))],xaxt='n',log='y')
    axis(1,at=1:length(vali),labels=(collabel),las=2)
    # lines(0:100,rep(1,101),col='black');
  }else{
    lines(1:length(vali),vali,type='b',pch=20,col=colors[(i %% length(colors))])
  }
}




# parameters
# Do not modify the variables beginning with "__"
targetmat=list(c(1570.4696308751447,1273.0953938899854),c(836.7256230072492,701.4719349809777),c(962.2344664583366,914.0172058697331),c(1485.1879808378674,1481.2882018936468),c(2595.458519059025,2186.3871892788693),c(888.2164305769261,660.123537572585))
targetgene="LRIG1"
collabel=c("S41_MNSC506_F1","S42_MNSC506_F2")

# set up color using RColorBrewer
#library(RColorBrewer)
#colors <- brewer.pal(length(targetgenelist), "Set1")

colors=c( "#E41A1C", "#377EB8", "#4DAF4A", "#984EA3", "#FF7F00",  "#A65628", "#F781BF",
          "#999999", "#66C2A5", "#FC8D62", "#8DA0CB", "#E78AC3", "#A6D854", "#FFD92F", "#E5C494", "#B3B3B3", 
          "#8DD3C7", "#FFFFB3", "#BEBADA", "#FB8072", "#80B1D3", "#FDB462", "#B3DE69", "#FCCDE5",
          "#D9D9D9", "#BC80BD", "#CCEBC5", "#FFED6F")


## code

targetmatvec=unlist(targetmat)+1
yrange=range(targetmatvec[targetmatvec>0]);
# yrange[1]=1; # set the minimum value to 1
for(i in 1:length(targetmat)){
  vali=targetmat[[i]]+1;
  if(i==1){
    plot(1:length(vali),vali,type='b',las=1,pch=20,main=paste('sgRNAs in',targetgene),ylab='Read counts',xlab='Samples',xlim=c(0.7,length(vali)+0.3),ylim = yrange,col=colors[(i %% length(colors))],xaxt='n',log='y')
    axis(1,at=1:length(vali),labels=(collabel),las=2)
    # lines(0:100,rep(1,101),col='black');
  }else{
    lines(1:length(vali),vali,type='b',pch=20,col=colors[(i %% length(colors))])
  }
}




# parameters
# Do not modify the variables beginning with "__"
targetmat=list(c(1597.8241223965356,1225.2183021539518),c(1430.4789977950857,1304.288044566492),c(1185.8976618391205,860.3368302869075),c(722.4803937120287,525.197188134672),c(1229.3430307260353,976.4025072227466),c(498.8171983312447,368.5085242712892),c(942.9254136197078,745.7219743127664),c(2212.495637759553,1465.329171314969),c(476.2899700195111,374.31180811808116),c(619.498778572675,661.574358534283))
targetgene="AAVS1"
collabel=c("S41_MNSC506_F1","S42_MNSC506_F2")

# set up color using RColorBrewer
#library(RColorBrewer)
#colors <- brewer.pal(length(targetgenelist), "Set1")

colors=c( "#E41A1C", "#377EB8", "#4DAF4A", "#984EA3", "#FF7F00",  "#A65628", "#F781BF",
          "#999999", "#66C2A5", "#FC8D62", "#8DA0CB", "#E78AC3", "#A6D854", "#FFD92F", "#E5C494", "#B3B3B3", 
          "#8DD3C7", "#FFFFB3", "#BEBADA", "#FB8072", "#80B1D3", "#FDB462", "#B3DE69", "#FCCDE5",
          "#D9D9D9", "#BC80BD", "#CCEBC5", "#FFED6F")


## code

targetmatvec=unlist(targetmat)+1
yrange=range(targetmatvec[targetmatvec>0]);
# yrange[1]=1; # set the minimum value to 1
for(i in 1:length(targetmat)){
  vali=targetmat[[i]]+1;
  if(i==1){
    plot(1:length(vali),vali,type='b',las=1,pch=20,main=paste('sgRNAs in',targetgene),ylab='Read counts',xlab='Samples',xlim=c(0.7,length(vali)+0.3),ylim = yrange,col=colors[(i %% length(colors))],xaxt='n',log='y')
    axis(1,at=1:length(vali),labels=(collabel),las=2)
    # lines(0:100,rep(1,101),col='black');
  }else{
    lines(1:length(vali),vali,type='b',pch=20,col=colors[(i %% length(colors))])
  }
}




# parameters
# Do not modify the variables beginning with "__"
targetmat=list(c(4186.846290509351,3398.5481027775395),c(1731.3784045303848,1624.9194771017478),c(1964.6961263304834,1405.1201014045023),c(1364.5064005964373,1201.2797562859348),c(1168.197696737044,913.2917953888841),c(1884.241739502863,1704.714629995137),c(1655.751280912422,1299.2101712005492),c(1055.561555178376,1071.4312802139648),c(534.2171285353976,414.20938456477586),c(1407.951769483352,1003.9681054950084))
targetgene="ROSA26"
collabel=c("S41_MNSC506_F1","S42_MNSC506_F2")

# set up color using RColorBrewer
#library(RColorBrewer)
#colors <- brewer.pal(length(targetgenelist), "Set1")

colors=c( "#E41A1C", "#377EB8", "#4DAF4A", "#984EA3", "#FF7F00",  "#A65628", "#F781BF",
          "#999999", "#66C2A5", "#FC8D62", "#8DA0CB", "#E78AC3", "#A6D854", "#FFD92F", "#E5C494", "#B3B3B3", 
          "#8DD3C7", "#FFFFB3", "#BEBADA", "#FB8072", "#80B1D3", "#FDB462", "#B3DE69", "#FCCDE5",
          "#D9D9D9", "#BC80BD", "#CCEBC5", "#FFED6F")


## code

targetmatvec=unlist(targetmat)+1
yrange=range(targetmatvec[targetmatvec>0]);
# yrange[1]=1; # set the minimum value to 1
for(i in 1:length(targetmat)){
  vali=targetmat[[i]]+1;
  if(i==1){
    plot(1:length(vali),vali,type='b',las=1,pch=20,main=paste('sgRNAs in',targetgene),ylab='Read counts',xlab='Samples',xlim=c(0.7,length(vali)+0.3),ylim = yrange,col=colors[(i %% length(colors))],xaxt='n',log='y')
    axis(1,at=1:length(vali),labels=(collabel),las=2)
    # lines(0:100,rep(1,101),col='black');
  }else{
    lines(1:length(vali),vali,type='b',pch=20,col=colors[(i %% length(colors))])
  }
}




# parameters
# Do not modify the variables beginning with "__"
targetmat=list(c(2225.3683396519723,1640.1530971995767),c(1607.47864881585,1474.0340970851569),c(909.1345711521074,565.8201750622158),c(994.4162211893846,803.7548127806859),c(2521.4404831776146,1760.5712370205097),c(2671.085642676988,1462.427529391573))
targetgene="SOX9"
collabel=c("S41_MNSC506_F1","S42_MNSC506_F2")

# set up color using RColorBrewer
#library(RColorBrewer)
#colors <- brewer.pal(length(targetgenelist), "Set1")

colors=c( "#E41A1C", "#377EB8", "#4DAF4A", "#984EA3", "#FF7F00",  "#A65628", "#F781BF",
          "#999999", "#66C2A5", "#FC8D62", "#8DA0CB", "#E78AC3", "#A6D854", "#FFD92F", "#E5C494", "#B3B3B3", 
          "#8DD3C7", "#FFFFB3", "#BEBADA", "#FB8072", "#80B1D3", "#FDB462", "#B3DE69", "#FCCDE5",
          "#D9D9D9", "#BC80BD", "#CCEBC5", "#FFED6F")


## code

targetmatvec=unlist(targetmat)+1
yrange=range(targetmatvec[targetmatvec>0]);
# yrange[1]=1; # set the minimum value to 1
for(i in 1:length(targetmat)){
  vali=targetmat[[i]]+1;
  if(i==1){
    plot(1:length(vali),vali,type='b',las=1,pch=20,main=paste('sgRNAs in',targetgene),ylab='Read counts',xlab='Samples',xlim=c(0.7,length(vali)+0.3),ylim = yrange,col=colors[(i %% length(colors))],xaxt='n',log='y')
    axis(1,at=1:length(vali),labels=(collabel),las=2)
    # lines(0:100,rep(1,101),col='black');
  }else{
    lines(1:length(vali),vali,type='b',pch=20,col=colors[(i %% length(colors))])
  }
}




# parameters
# Do not modify the variables beginning with "__"
targetmat=list(c(928.4436239907361,774.0129830658772),c(1675.0603337510508,1471.8578656426098),c(984.7616947700702,813.1851490317229),c(732.134920131343,514.3160309219371),c(989.5889579797274,971.3246338568036),c(1100.6160118018431,783.4433193169141),c(1940.5598102821973,1912.9074379987985),c(1230.9521184625878,1176.6157999370691),c(831.898359797592,623.1276030492863),c(1251.870259037769,998.8902321290655))
targetgene="CCR5"
collabel=c("S41_MNSC506_F1","S42_MNSC506_F2")

# set up color using RColorBrewer
#library(RColorBrewer)
#colors <- brewer.pal(length(targetgenelist), "Set1")

colors=c( "#E41A1C", "#377EB8", "#4DAF4A", "#984EA3", "#FF7F00",  "#A65628", "#F781BF",
          "#999999", "#66C2A5", "#FC8D62", "#8DA0CB", "#E78AC3", "#A6D854", "#FFD92F", "#E5C494", "#B3B3B3", 
          "#8DD3C7", "#FFFFB3", "#BEBADA", "#FB8072", "#80B1D3", "#FDB462", "#B3DE69", "#FCCDE5",
          "#D9D9D9", "#BC80BD", "#CCEBC5", "#FFED6F")


## code

targetmatvec=unlist(targetmat)+1
yrange=range(targetmatvec[targetmatvec>0]);
# yrange[1]=1; # set the minimum value to 1
for(i in 1:length(targetmat)){
  vali=targetmat[[i]]+1;
  if(i==1){
    plot(1:length(vali),vali,type='b',las=1,pch=20,main=paste('sgRNAs in',targetgene),ylab='Read counts',xlab='Samples',xlim=c(0.7,length(vali)+0.3),ylim = yrange,col=colors[(i %% length(colors))],xaxt='n',log='y')
    axis(1,at=1:length(vali),labels=(collabel),las=2)
    # lines(0:100,rep(1,101),col='black');
  }else{
    lines(1:length(vali),vali,type='b',pch=20,col=colors[(i %% length(colors))])
  }
}




# parameters
# Do not modify the variables beginning with "__"
targetmat=list(c(1654.1421931758696,859.6114198060585),c(1977.5688282229025,990.9107168397265),c(1966.3052140670356,981.4803805886896),c(1298.5338033977887,792.148245087102),c(1531.851525197887,700.7465245001287),c(2645.3402388921495,1729.378586344003))
targetgene="mKate2"
collabel=c("S41_MNSC506_F1","S42_MNSC506_F2")

# set up color using RColorBrewer
#library(RColorBrewer)
#colors <- brewer.pal(length(targetgenelist), "Set1")

colors=c( "#E41A1C", "#377EB8", "#4DAF4A", "#984EA3", "#FF7F00",  "#A65628", "#F781BF",
          "#999999", "#66C2A5", "#FC8D62", "#8DA0CB", "#E78AC3", "#A6D854", "#FFD92F", "#E5C494", "#B3B3B3", 
          "#8DD3C7", "#FFFFB3", "#BEBADA", "#FB8072", "#80B1D3", "#FDB462", "#B3DE69", "#FCCDE5",
          "#D9D9D9", "#BC80BD", "#CCEBC5", "#FFED6F")


## code

targetmatvec=unlist(targetmat)+1
yrange=range(targetmatvec[targetmatvec>0]);
# yrange[1]=1; # set the minimum value to 1
for(i in 1:length(targetmat)){
  vali=targetmat[[i]]+1;
  if(i==1){
    plot(1:length(vali),vali,type='b',las=1,pch=20,main=paste('sgRNAs in',targetgene),ylab='Read counts',xlab='Samples',xlim=c(0.7,length(vali)+0.3),ylim = yrange,col=colors[(i %% length(colors))],xaxt='n',log='y')
    axis(1,at=1:length(vali),labels=(collabel),las=2)
    # lines(0:100,rep(1,101),col='black');
  }else{
    lines(1:length(vali),vali,type='b',pch=20,col=colors[(i %% length(colors))])
  }
}



dev.off()
Sweave("S6A_c0_t1_summary.Rnw");
library(tools);

texi2dvi("S6A_c0_t1_summary.tex",pdf=TRUE);
